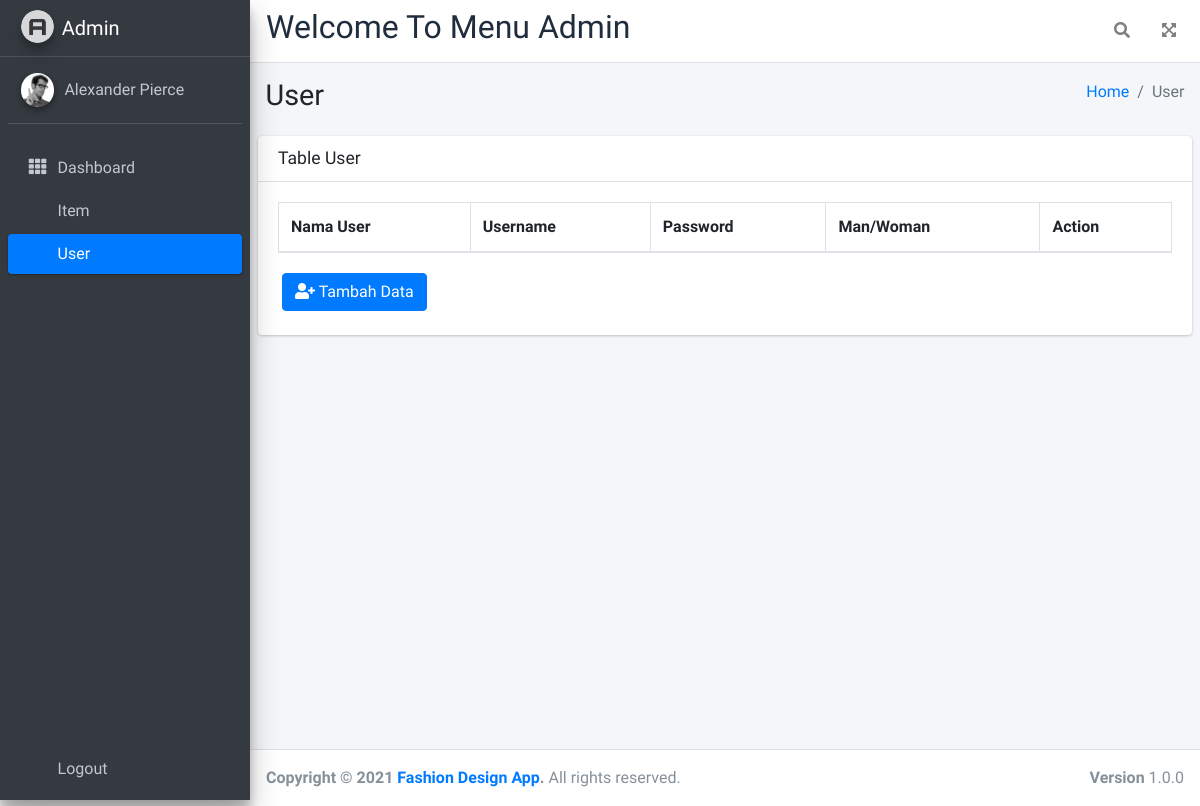
/pages/admin/user/user.php, run on an earlier commit of the app's database.
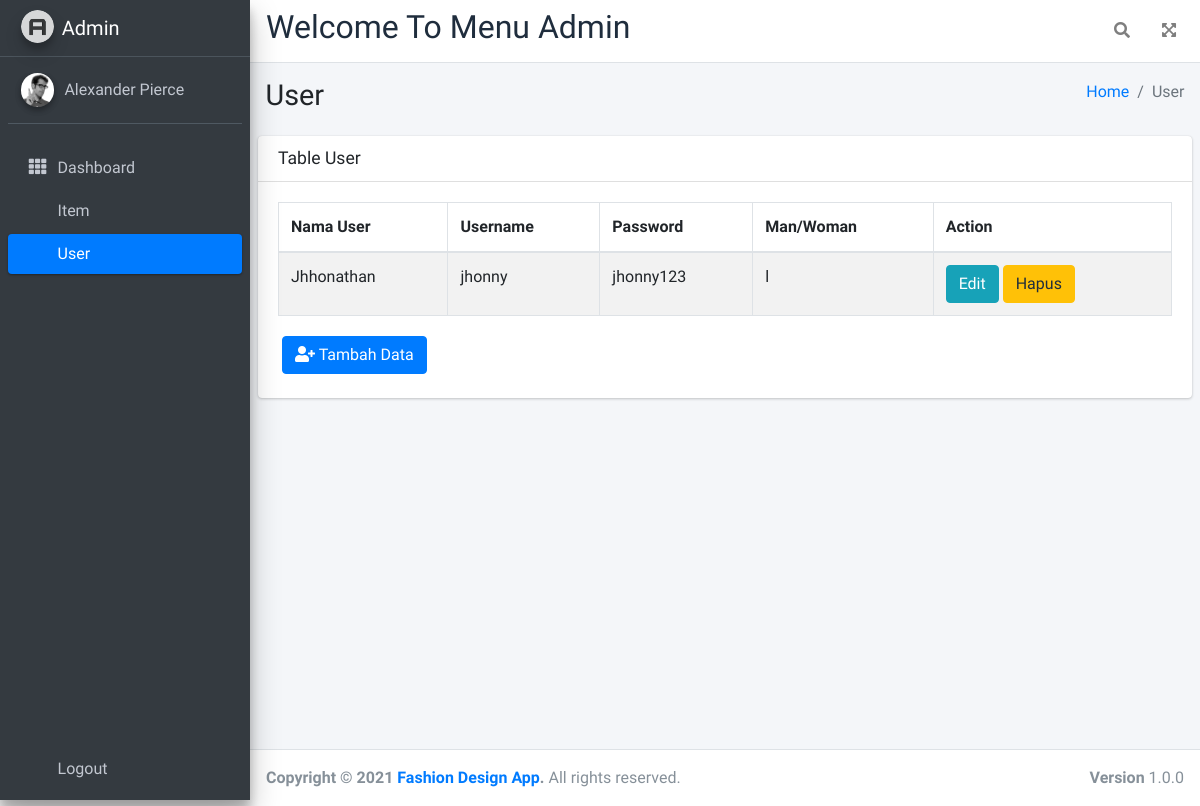
And on a later commit of the database.
### tables this page shows
CREATE TABLE USER (
    id_user  INTEGER NOT NULL,
    nama     VARCHAR(30) NOT NULL,
    username VARCHAR(30) NOT NULL,
    password VARCHAR(60) NOT NULL,
    gender   CHAR(1) NOT NULL
);

### pages/admin/user/user.php (the view, shortened to what the changed rows need)
<?php
require_once("koneksi.php");
?>
<!DOCTYPE html>
<html lang="en">
<head>
    <link rel="stylesheet" href="plugins/fontawesome-free/css/all.min.css">
    <link rel="stylesheet" href="https://code.ionicframework.com/ionicons/2.0.1/css/ionicons.min.css" />
    <link rel="stylesheet" href="./plugins/fontawesome-free/css/all.min.css">
    <link rel="stylesheet" href="./dist/css/adminlte.min.css">
    <link rel="stylesheet" href="https://cdn.datatables.net/1.11.3/css/jquery.dataTables.min.css">
</head>
<body class="hold-transition sidebar-mini layout-fixed">
    <div class="wrapper">
        <nav class="main-header navbar navbar-expand navbar-white navbar-light">
            <ul class="navbar-nav ml-2">
                <h2>Welcome To Menu Admin</h2>
            </ul>
        </nav>
        <div class="content-wrapper">
            <div class="content-header">
                <div class="container-fluid">
                    <div class="row mb-2">
                        <div class="col-sm-6">
                            <h1 class="m-0">User</h1>
                        </div>
                    </div>
                </div>
            </div>
            <section class="content">
                <div class="card">
                <?php
                $stmt = $pdo_conn->prepare("SELECT * FROM user ORDER BY id_user ASC");
                $stmt->execute();
                $result = $stmt->fetchAll();
                ?>
                    <div class="card-body">
                        <table id="example2" class="table table-bordered table-striped">
                            <thead>
                                <tr>
                                    <th>Nama User</th>
                                    <th>Username</th>
                                    <th>Password</th>
                                    <th>Man/Woman</th>
                                    <th>Action</th>
                                </tr>
                            </thead>
                            <tbody>
                            <?php
                             if (!empty($result)) {
                                foreach ($result as $row) {
                            ?>
                                <tr>
                                    <td>
                                    <?php echo $row["nama"]; ?>
                                    </td>
                                    <td>
                                    <?php echo $row["username"]; ?>
                                    </td>
                                    <td>
                                    <?php echo $row["password"]; ?>
                                    </td>
                                    <td>
                                    <?php echo $row["gender"]; ?>
                                    </td>
                                    <td>
                                        <a class="btn btn-info ion-edit" href="##">
                                            Edit</a>
                                        <button type="button" class="btn btn-warning ion-android-delete" data-toggle="modal" data-target="#delete2">
                                            Hapus
                                        </button>
                                    </td>
                                </tr>
                                    <?php
                                    }
                                 }
                                ?>
                        </table>
                    </div>
                </div>
            </section>
        </div>
    </div>
</body>
</html>

What changed in the data, as far as the page shows it:
added user: nama "Jhhonathan", username "jhonny", password "jhonny123", gender "l"
